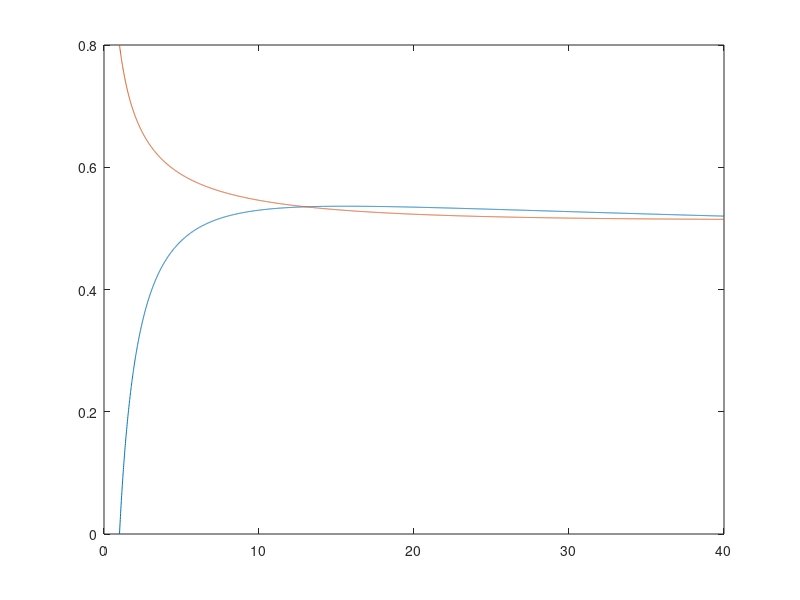

This figure's MATLAB source:
%   Hohmann transfer vs bielliptic transfer

%------------------------------------------%

% r1= frist small orbit
% r2= second big orbit
% r_t= transfer orbit

%------------------------------------------%

clf
close all
a=1:0.01:40;             % r2/r1
b=1:0.1:100;               % r_t/r1
[A,B]=meshgrid(a,b);

% Bi-elliptic transfer
dv_bi=sqrt(2).*(B-1)./sqrt(B.*(B+1))-(1./sqrt(A)+1)+sqrt(2).*(A+B)./sqrt(A.*B.*(B+A));

% Hohmann
dv_hoh=1./sqrt(A)-sqrt(2).*(1-A)./sqrt(A.*(A+1))-1;


plot(a,dv_hoh(1,:))
hold on
plot(a,dv_bi(478,:))




% 
% figure(1)
% c1=mesh(A,B,dv_bi)
% xlabel('alpha')
% ylabel('beta')
% zlabel("normalized dv")
% 
% figure(2)
% c2=mesh(A,B,dv_hoh)
% xlabel('alpha')
% ylabel('beta')
% zlabel("normalized dv")
% 
% figure(3)
% 
% c3=mesh(A,B,((dv_bi-dv_hoh)./dv_hoh)*100)
% xlabel('alpha')
% ylabel('beta')
% zlabel("normalized dv")
% 
% var=dv_bi-dv_hoh;
% 
% var(var<0)=NaN;
% 
% 
% 
% c4=mesh(A,B,var)
% xlabel('alpha')
% ylabel('beta')
% zlabel("normalized difference between hohmann and bi_el")
% 
% figure(4)
% syms a
% 
% dv_hoh=1./sqrt(a)-sqrt(2).*(1-a)./sqrt(a.*(a+1))-1;
% df=diff(dv_hoh,a);
% fplot(df,[1,200])
% df=matlabFunction(df);
% feval(df,6)
% 
% 
% b=fzero(df,11)